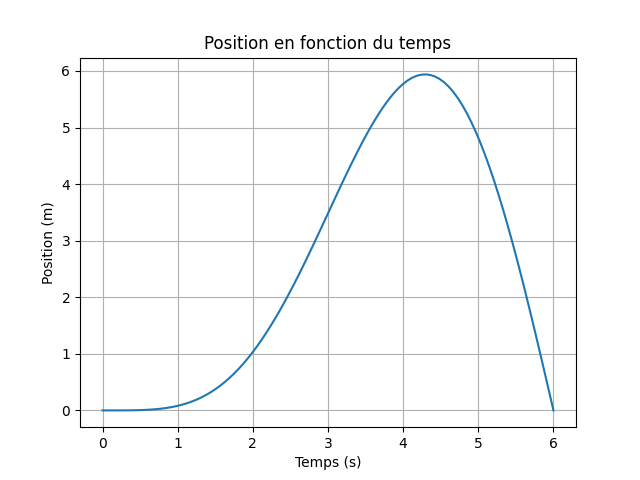

Reproduce this figure in Python.
import numpy as np
import matplotlib.pyplot as plt
import sympy as sp

# Paramètres
A = 0.100  # N
m = 0.100  # kg
omega = np.pi / 3.00  # rad/s

# Symboles
t = sp.symbols('t')

# Expression de x
x_expression = A * (-omega * t * sp.sin(omega * t) - 2 * sp.cos(omega * t) + 2) / (m * omega**3)

# Fonction de x en fonction de t
x_fonction = sp.lambdify(t, x_expression, 'numpy')

# Générer des valeurs de t
t_valeur = np.linspace(0, 6.00, 100)

# Calculer x pour les valeurs de t
x_valeur = x_fonction(t_valeur)

# Tracer le graphe de x en fonction de t
plt.plot(t_valeur, x_valeur)
plt.title("Position en fonction du temps")
plt.xlabel("Temps (s)")
plt.ylabel("Position (m)")
plt.grid(True)
plt.show()
